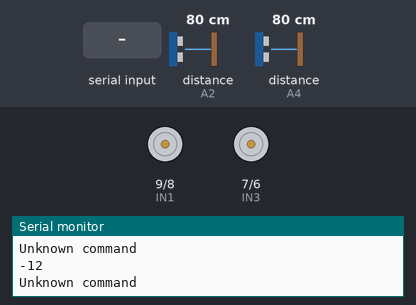
The sketch below on a simulated Arduino Uno, built with avr-gcc and run on an emulated ATmega328P. Parts: motor-driver pin pairs drawn as motors (green arrow = first pin HIGH = forward, orange = second pin HIGH = backward, longer = more drive, scaled by the enable pin), the last lines printed to the serial monitor. The test bench sets the inputs (shaded band); at power-on: distance to the obstacle (sensors on A2, A4) 80 cm. The echo pulse lasts 58.3 µs per cm.

Above: at 2.8 s.
2.9 s: "90,45\n" received over the second serial link
At 3.9 s:
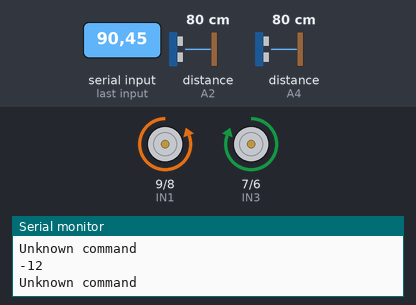
4.4 s: "4\n" received over the second serial link
At 5.2 s:
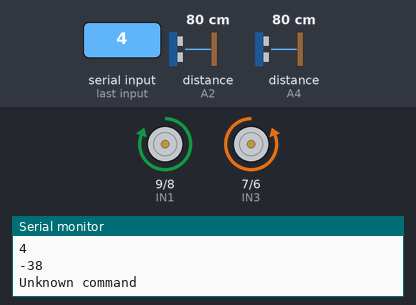
5.9 s: "30,150\n" received over the second serial link
At 6.4 s:
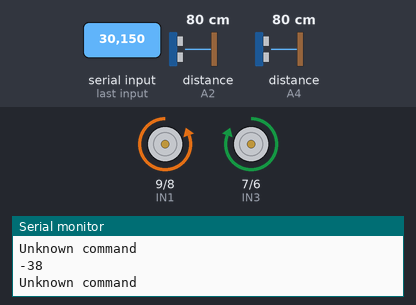
Timing chart, 0 to 8.9 s (numbered marks = the images above; inputs shaded):
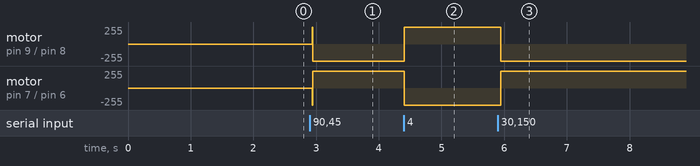

The sketch:

remake.ino
```cpp
#include <SoftwareSerial.h>
#include <Wire.h>
//#include "mpu6050.h" // MPU6050 code from https://www.youtube.com/watch?v=ijiZ_UyChbs
#include <Ultrasonic.h> //Erick Simões Ultrasonic library https://github.com/ErickSimoes/Ultrasonic
#include <TinyGPS++.h> // TinyGPSPlus https://arduiniana.org/libraries/tinygpsplus/

// Bluetooth -~-~-~-
SoftwareSerial bt(0,1); //rx,tx

// GPS -~-~-~-
TinyGPSPlus gps;
SoftwareSerial ss(2,3);
unsigned long currentMillis;
unsigned long startMillisGps;
const unsigned long intervalGps = 60000; // 1 min

// H-Bridge -~-~-~-
int ENA = 10; // PWM roda direita
int IN1 = 9; // CW roda direita (frente)
int IN2 = 8; // CCW (reverso)
int IN3 = 7; // CCW roda esquerda (frente)
int IN4 = 6; // CW (reverso)
int ENB = 5; // PWM roda esquerda
bool forward, backward, left, right = false;

// Ultrasonic -~-~-~-
Ultrasonic ultrasonic1(A5, A4, 11000UL); // trig - echo - timeout || right ultrasonic
Ultrasonic ultrasonic2(A3, A2, 11000UL); // left ultrasonic (car's pov)
int distance1, distance2;
int distanceCM = 15;
String lastTurn = "";

#define enableBluetooth true
#define enableUltrasonic true
#define enableCompass true

#define enableAccelerometer false
#define enableGPS false

#define enableAutomation false
#define debug false

// Inicialization ///////////////////////////////////////
void setup()
{
  Serial.begin(9600);
  delay(1500);

  // Bluetooth 
  if (enableBluetooth) {
    bt.begin(9600);
  }
  //GPS 
  if (enableGPS) {
    ss.begin(9600);
    startMillisGps = millis();
  }
  // Accelerometer - MPU6050 -~-~-~-
  /*if (enableAccelerometer) {
    Serial.println("// Calibrando acelerômetro");
    mpu_begin();
    delay(1000);
    mpu_calibrate(200);
    Serial.println("// Acelerômetro calibrado");
    mpu_reset();
  }*/

  // H-Bridge -~-~-~-
  pinMode(ENA, OUTPUT);
  pinMode(IN1, OUTPUT);
  pinMode(IN2, OUTPUT);
  pinMode(IN3, OUTPUT);
  pinMode(IN4, OUTPUT);
  pinMode(ENB, OUTPUT);

  // Ensure wheels are actually turned off upon inicialization
  analogWrite(ENA, 255);
  digitalWrite(IN1, LOW);
  digitalWrite(IN2, LOW);
  digitalWrite(IN3, LOW);
  digitalWrite(IN4, LOW);
  analogWrite(ENB, 255);
  delay(100);

  if (enableAutomation) {
    if (!debug) {
      delay(5000);
    }
    forward = true;
    updateMotors();
  }
}

void loop() {
  currentMillis = millis();
  // Remote control
  if (enableBluetooth) {
    bt.listen();
    if (bt.available() > 0) {
      int cmd = (bt.read() - '0');
      Serial.println(cmd);
      switch (cmd) {
        case 1: // forwards down
          //run = true;
          forward = true;
          backward = false;
          break;
        case 2: // backwards down
          forward = false;
          backward = true;
          break;
        case 3: // fb up         
          backward = false;
          forward = false;
          break;
        case 4: // left down         
          left = true;
          right = false;
          break;
        case 5: // right down         
          left = false;
          right = true;
          break;
        case 6: // lr up         
          left = false;
          right = false;
          break;
        default:
          Serial.println("Unknown command");
      }
      int w1cw = ((forward && !right) || left) ? HIGH : LOW; // right forward     
      int w1ccw = ((backward && !left) || right) ? HIGH : LOW; // right backward     
      int w2ccw = ((forward && !left) || right) ? HIGH : LOW; // left forward     
      int w2cw = ((backward && !right) || left) ? HIGH : LOW; // left backward

      digitalWrite(IN1, w1cw); // right wheel forward     
      digitalWrite(IN2, w1ccw); // right wheel backward
      digitalWrite(IN3, w2ccw); // left wheel forward
      digitalWrite(IN4, w2cw); // left wheel backward
    }
  }

  // GPS data - runs every defined interval
  if (enableGPS && (currentMillis - startMillisGps > intervalGps)) {
    startMillisGps = currentMillis;
    ss.listen();
    if (ss.available() > 0) {
      gps.encode(ss.read());
      if (gps.location.isUpdated()) {
        Serial.print("Latitude = ");
        Serial.print(gps.location.lat(), 6);
        Serial.print(" Longitude = ");
        Serial.println(gps.location.lng(), 6);
      }
    }
  }

  // Accelerometer data
  /*if (enableAccelerometer) {
    mpu_loop();
    Serial.println(getAngleZ());
  }*/

  // Ultrasonic data
  if (enableUltrasonic) {
    distance1 = ultrasonic1.read();
    distance2 = ultrasonic2.read();
    //Serial.print(distance1); Serial.print(" | "); Serial.println(distance2);
  }

  if (enableAutomation && enableUltrasonic && enableCompass) {
    if (distance1 < distanceCM || distance2 < distanceCM) { // something is too close to either ultrasonics
      forward = false; //stop and wait 100ms
      updateMotors();
      delay(100);
      backward = true; // go back for 500ms
      updateMotors();
      delay(500);
      backward = false;

      int delta = abs(distance2 - distance1); //disparity between two distances
      if (delta < 7) { // delta negligible
        //turn opposite of lastTurn, move forward
        if (lastTurn == "") {
          lastTurn = "left";
        }

        if (lastTurn == "left") { // TODO - DRYS
          Serial.println("|| Turning right");
          lastTurn = "right";
          left = false;
          right = true; //turn car right on the spot
          updateMotors();
          delay(1000); //TODO replace delay, wait until car has turned 90d <- need HMC5883l to actually work for this >:(

          right = false;
          forward = true;
          updateMotors();
          delay(1000); //wait a certain amount of time...

          right = true;
          forward = false;
          updateMotors();
          delay(1000); //TODO wait until car has turned 90d
        } else {
          Serial.println("|| Turning left");
          lastTurn = "left";
          right = false;
          left = true; //turn car left on the spot
          updateMotors();
          delay(1000); //TODO replace delay, wait until car has turned 90d

          left = false;
          forward = true;
          updateMotors();
          delay(1000); //wait a certain amount of time...

          left = true;
          forward = false;
          updateMotors();
          delay(1000); //TODO wait until car has turned 90d
        }

        forward = true;
        updateMotors();
      } else {
        if ((distance1 > distance2)) { // something is too close to left sensor
          Serial.println("|| Avoiding left");
          //turn right, move forward
          forward = true;
          right = true;
          updateMotors();
          delay(500);
          left = true;
          updateMotors();
        } else if (distance1 < distance2) { // too close to right sensor
          Serial.println("|| Avoiding right");
          forward = true;
          left = true;
          updateMotors();
          delay(500);
          right = true;
        }
      }
    }
  }


}

void updateMotors() {
  if (!debug) {
    int w1cw = ((forward && !right) || left) ? HIGH : LOW; // right forward
    int w1ccw = ((backward && !left) || right) ? HIGH : LOW; // right backward 
    int w2ccw = ((forward && !left) || right) ? HIGH : LOW; // left forward 
    int w2cw = ((backward && !right) || left) ? HIGH : LOW; // left backward

    digitalWrite(IN1, w1cw); // right wheel forward     
    digitalWrite(IN2, w1ccw); // right wheel backward
    digitalWrite(IN3, w2ccw); // left wheel forward
    digitalWrite(IN4, w2cw); // left wheel backward
  } else {
    Serial.print("forward "); Serial.print(forward);
    Serial.print(" | backward "); Serial.print(backward);
    Serial.print(" | left "); Serial.print(left);
    Serial.print(" | right "); Serial.println(right);
  }

}
```

Measured:
- after the input at 2.9 s, motor on pin 9 (IN1) / pin 8 (IN2): stopped → backward 255/255 at once; motor on pin 7 (IN3) / pin 6 (IN4): stopped → forward 255/255 at once
- after the input at 4.4 s, motor on pin 9 (IN1) / pin 8 (IN2): backward 255/255 → forward 255/255 at once; motor on pin 7 (IN3) / pin 6 (IN4): forward 255/255 → backward 255/255 at once
- after the input at 5.9 s, motor on pin 9 (IN1) / pin 8 (IN2): forward 255/255 → backward 255/255 at once; motor on pin 7 (IN3) / pin 6 (IN4): backward 255/255 → forward 255/255 at once
